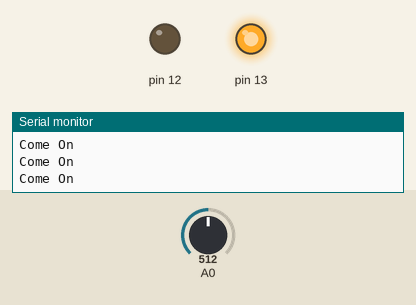
This sketch was run on a simulated Arduino Uno, built with avr-gcc and run on an emulated ATmega328P. On the bench: output pins drawn as LEDs (lit = HIGH), the last lines printed to the serial monitor. The inputs (shaded band) are chosen by the test bench; at power-on: A0 = 512.

Above: at 1.3 s.
1.4 s: A0 set to 11
2.9 s: A0 set to 8
At 4.2 s:
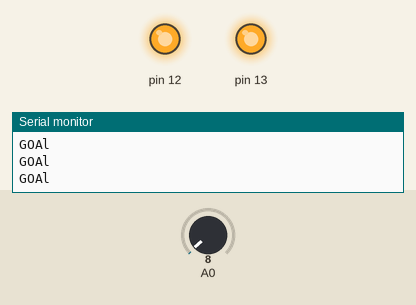
4.5 s: A0 set to 122
At 5.5 s:
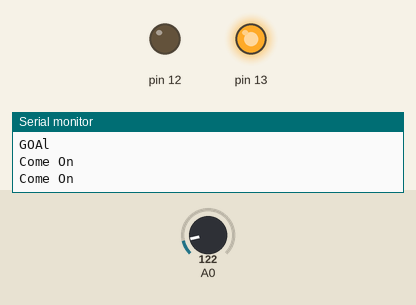
6.0 s: A0 set to 0
At 6.6 s:
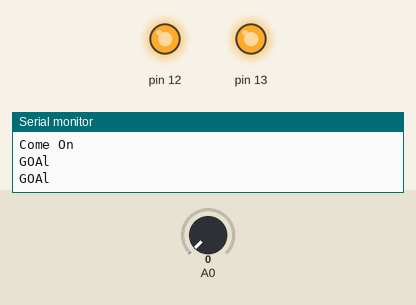
Timing chart, 0 to 8.5 s (numbered marks = the images above; inputs shaded):
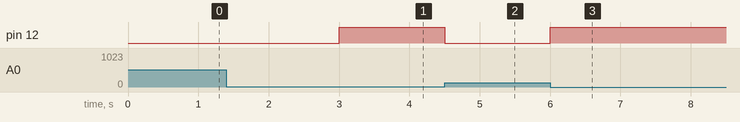

The sketch:

maneesh.ino
```cpp
void setup() {
 pinMode(3,INPUT);
 pinMode(13,OUTPUT);
 pinMode(12,OUTPUT);
 digitalWrite(13,HIGH);
 Serial.begin(9600);
}

void loop() {
 int a = analogRead(A0);

 if(a<10){
  digitalWrite(12,HIGH);
  Serial.println("GOAl");
  delay(500);
 }
 else{
  digitalWrite(12,LOW);
  Serial.println("Come On");
  delay(500);
 }
}
```

Measured:
- the behaviour switches between 10 and 9 on A0 (found by bisection; images 0 and 1)
- after the input at 2.9 s, pin 12: LOW → HIGH after 0.10 s
- after the input at 4.5 s, pin 12: HIGH → LOW at once
- after the input at 6.0 s, pin 12: LOW → HIGH at once
